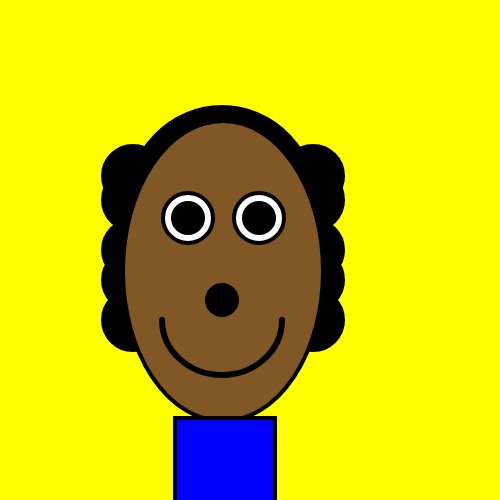
Frame 1 (no input)
Frame 60 (no input): identical to frame 1, image omitted
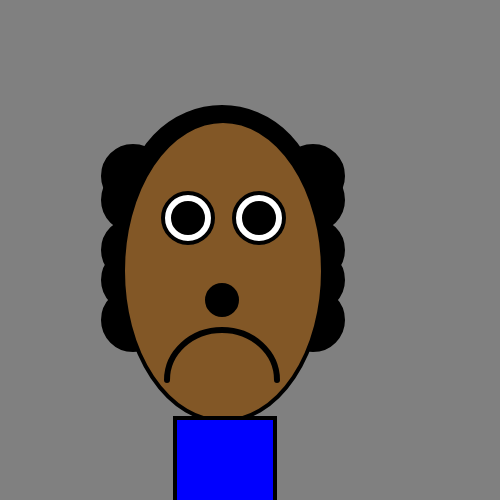
Frame 120 (the mouse pressed at the canvas centre since frame 60)

The p5.js sketch that drew these frames (run headless with seeded random() and noise() and a simulated clock; from frame 60 on, the mouse is pressed at the canvas centre):

// p5.js sketch
// ── sketch.js
function setup() {
  createCanvas(500, 500);
}

function draw() {
  strokeWeight(4);
  if (mouseIsPressed) {
    background('gray');
  } else {
  background('yellow');
  }
push();
translate(0,100);
//hair
         //  fill(0);
         //  ellipse(518,140,60,60);
         //   ellipse(518,140,60,60);
         //  ellipse(550,173,60,60);
         // ellipse(547,213,60,60);
         //    ellipse(547,250,60,60);
         //    ellipse(547,270,60,60);
         //   ellipse(547,300,60,60);
         //   ellipse(547,330,60,60);
         //   ellipse(547,360,60,60);
         //   ellipse(547,390,60,60);
         //   ellipse(547,420,60,60);
         //   ellipse(547,460,60,60);
         //   ellipse(547,490,60,60);
         //   ellipse(547,520,60,60);
         //   ellipse(547,560,60,60);
         //   ellipse(547,610,60,60);
         //   ellipse(547,650,60,60);
         //   ellipse(547,700,60,60);
         //   ellipse(547,140,60,60);
//
//     //second loc

//head
fill('black');
ellipse(222, 107, 190, 200)

//hair
push();
translate(-250,-50);
    fill('black')
           ellipse(383,126,60,60);
           ellipse(383,150,60,60);
           ellipse(383,200,60,60);
           ellipse(383,230,60,60);
           ellipse(383,270,60,60);
pop();
 
push();
translate(-70,-50);
    fill('black')
           ellipse(383,126,60,60);
           ellipse(383,150,60,60);
           ellipse(383,200,60,60);
           ellipse(383,230,60,60);
           ellipse(383,270,60,60);
pop();

  //head
  fill(130, 87, 38);
  ellipse(223, 171, 200, 300) ;
  fill('blue');
  rect(175,318,100,200);

  //eyeballs
  fill('white');
  ellipse(188,118,50,50);
  ellipse(259,118,50,50);
  fill('black');
  ellipse(188,118,30,30);
  ellipse(259,118,30,30);

  //nose
    fill('black');
    ellipse(222,200,30,30);


//mouth
strokeWeight(6);
fill(130, 87, 38);
  if(mouseIsPressed){
      arc(222, 280, 110, 100, PI, 0); // frown
  } else {
    arc(222, 220, 120, 110, 0, PI); // smile - (this line is correct)


  }
  strokeWeight(1);
  pop();



}

 function mouseReleased() {
   console.log(mouseX + ',' + mouseY);
 }
